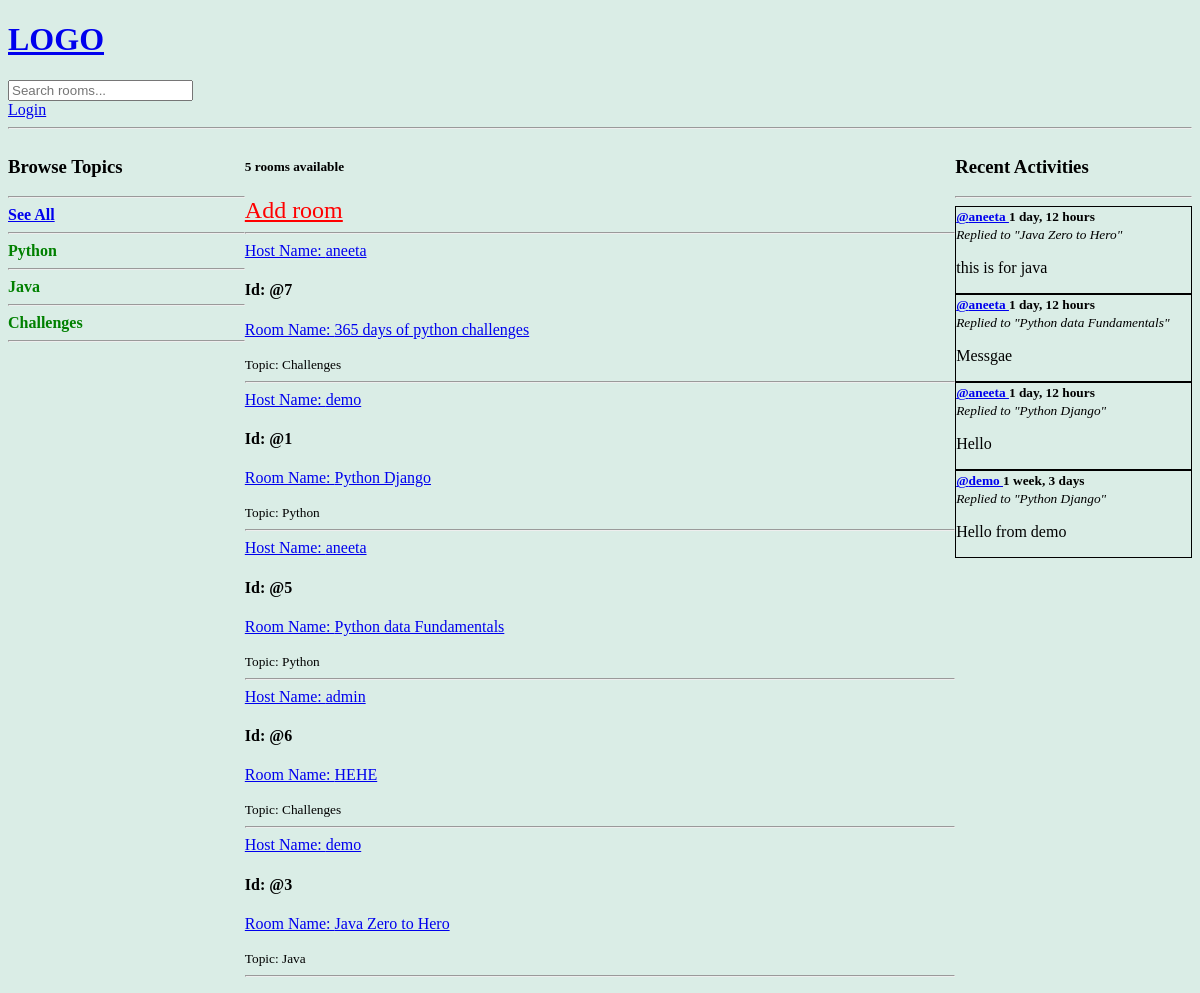
Before: / with the older database file.
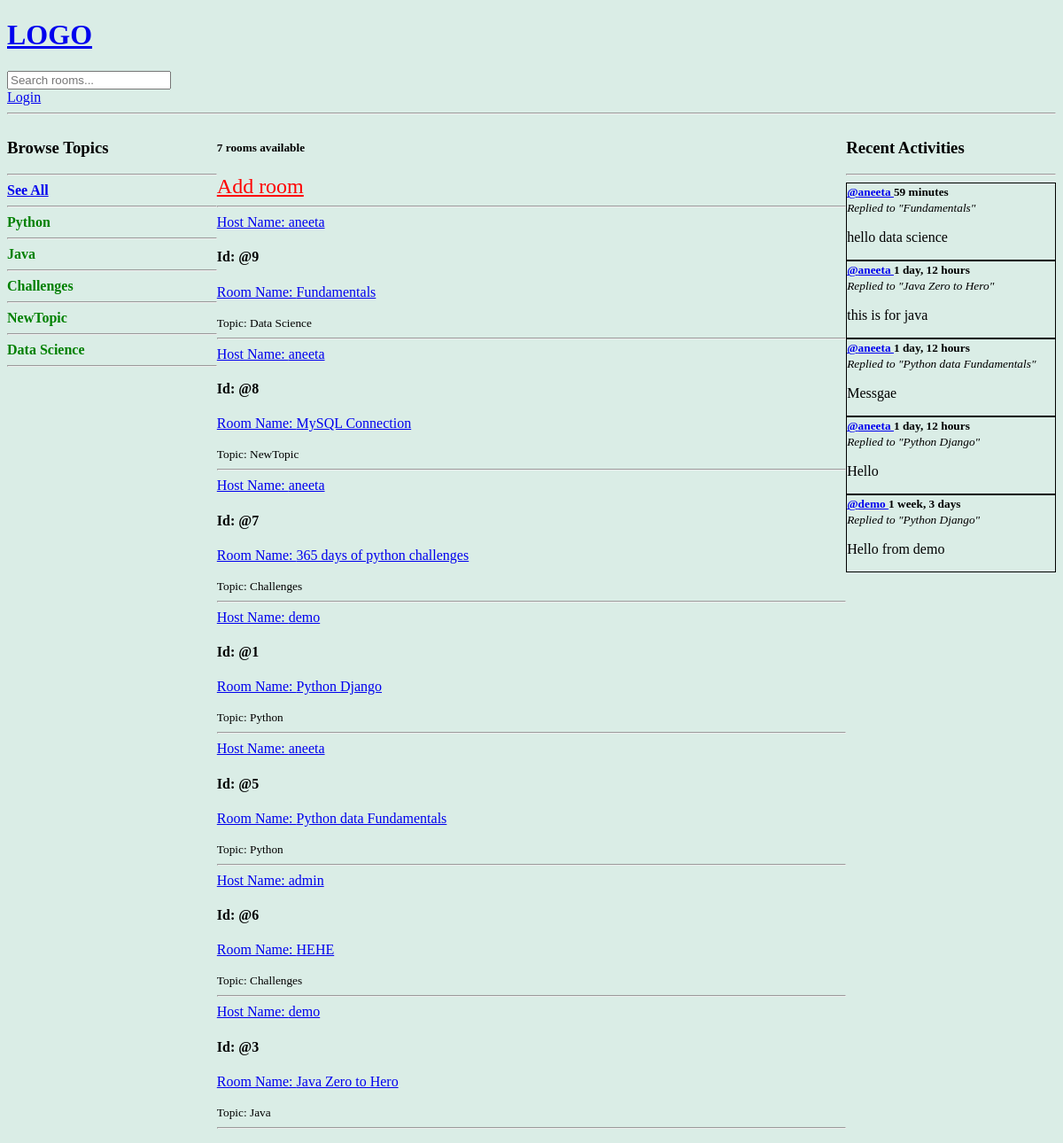
After: the same page with the newer database file.
### base/models.py (models this page shows, shortened)
class Topic(models.Model):
    name = models.CharField(max_length=200)

class Room(models.Model):
    host = models.ForeignKey(User, on_delete=models.SET_NULL, null = True)
    topic = models.ForeignKey(Topic, on_delete=models.SET_NULL, null = True)
    name = models.CharField(max_length=100)
    description = models.TextField(null=True, blank=True)
    participants = models.ManyToManyField(User, related_name='participants', blank= True)  #related name as the user is used already
    updated = models.DateTimeField(auto_now=True)
    created = models.DateTimeField(auto_now_add=True)
    class Meta:
        ordering = ['-updated', '-created']
    def __str__(self):
        return self.name

class Message(models.Model):
    user = models.ForeignKey(User, on_delete=models.CASCADE)
    room = models.ForeignKey(Room, on_delete=models.CASCADE)
    body = models.TextField()
    updated = models.DateTimeField(auto_now=True)
    created = models.DateTimeField(auto_now_add=True)
    class Meta:
        ordering = ['-updated', '-created']
    def __str__(self):
        return self.body[0:50]

### base/views.py (the view)
# urls.py: path('', views.home, name='home'),
def home(request):
    q= request.GET.get('q') if request.GET.get('q') != None else ''
    rooms = Room.objects.filter(
        Q(topic__name__icontains= q) |
        Q(name__icontains= q) |
        Q(description__icontains = q)
    )
    topic = Topic.objects.all()
    room_count = rooms.count()
    message = Message.objects.filter(Q(room__topic__name__icontains = q))
    context = {'r': rooms, 'topics': topic, 'room_count': room_count, 'msg': message}
    return render(request, 'base/home.html', context)

### base/templates/base/home.html (shortened to what this page needs)
        {% extends "main.html" %}
        {% block content %}
        <div class ="home-container">
            <div>
               {% include 'base/topics.html' %}
            </div>
            <div>
                <div>
                    <h5> {{room_count}} rooms available </h5>
                    <a style="color:red; font-size:24px" href="{% url 'addRoom' %}"> Add room </a> <br>
                    <hr>
                    {% include 'base/feed.html' %}
                </div>
            </div>
            <div>
                {% include 'base/activity.html' %}
            </div>
        </div>
        {% endblock content %}

### base/templates/base/topics.html
<h3> Browse Topics </h3>
<hr>
<div>
    <a style="font-weight: 600" href="{% url 'home' %}"> See All </a>
</div>
<hr>
{% for topic in topics %}
    <div>
        <a style="text-decoration: none; color: green; font-weight: 600" href="{% url 'home' %}?q={{topic.name}}"> {{topic.name}} </a>
    </div>
    <hr>
{% endfor %}

### base/templates/base/feed.html (shortened to what this page needs)
{% for i in r %}
<div>
    <a href="{% url 'userProfile' i.host.id %}">Host Name: {{i.host.username}} </span> </a>
    <h4> Id: @{{i.id}} </h4>
    <p> <a href="{% url 'room' i.id%}"> Room Name: {{i.name}} </a> </p>
    <small>Topic: {{i.topic.name}} </small> <br>
</div>
<hr>
{% endfor %}

### base/templates/base/activity.html (shortened to what this page needs)
<h3> Recent Activities </h3>
<hr>
{% for msg in msg %}
<div style="border: 1px solid">
    <small> <b> <a href="{% url 'userProfile' msg.user.id %}"> @{{msg.user}} </a>  {{msg.created|timesince}}  </b> </small> <br>
    <small > <i> Replied to "{{msg.room}}" </i> </small>
    <p> {{msg}} </p>
</div>
{% endfor %}

Changed rows visible on the page:
added Topic: name "NewTopic"
added Topic: name "Data Science"
added Room: host.username "aneeta", id "9", name "Fundamentals", topic.name "Data Science"
added Room: host.username "aneeta", id "8", name "MySQL Connection", topic.name "NewTopic"
added Message: user "aneeta", created "59 minutes", room "Fundamentals", body "hello data science"
Other visible differences:
{{ room_count }}: "5" → "7"
